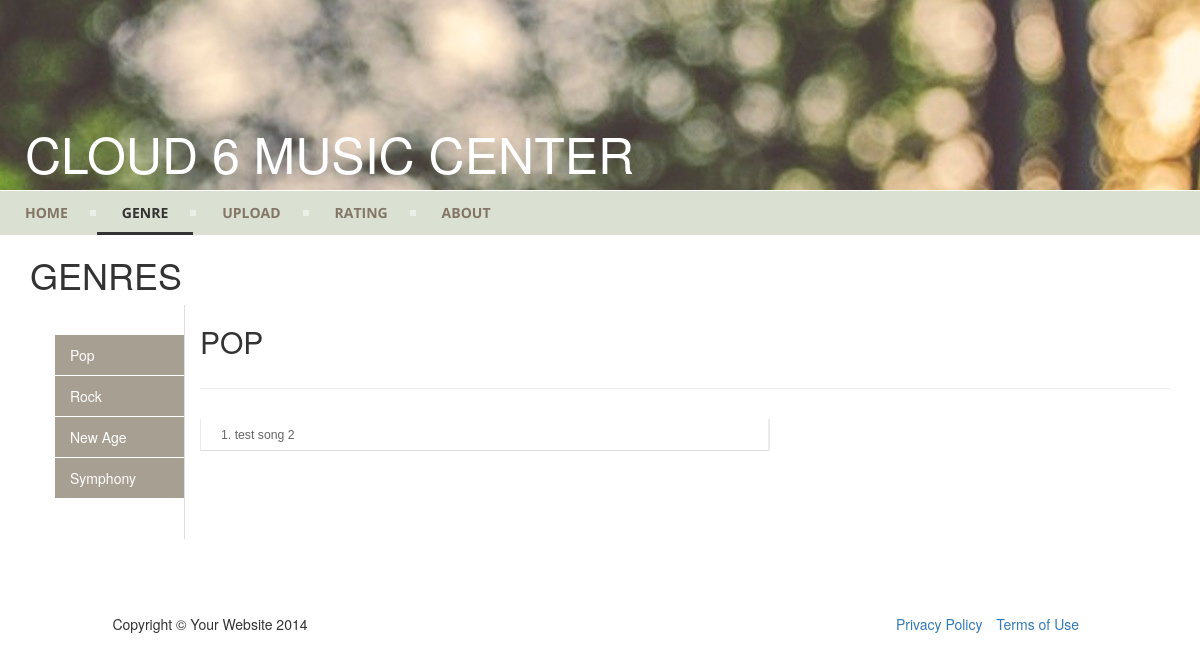
The page /musicbox/genre/1/ on the database its author committed.
### musicbox/models.py (models this page shows, shortened)
class Genre(models.Model):
    genre_name = models.CharField(max_length=50)
    def __unicode__(self):
        return (self.genre_name)

class Song(models.Model):
    title = models.CharField(_('Title'), max_length=100)
    artist = models.CharField(_('Artist'), max_length=100)
    genre = models.ForeignKey(Genre, null=True)
    year = models.CharField(_('Year'), max_length=4, blank=True)
    publisher = models.CharField(_('Publisher'), max_length=100, blank=True)
    rating = models.IntegerField(_('Rating'),default=0)
    overall_rating = models.IntegerField(_('Overall Rating'),default=0)
    total_rating = models.IntegerField(_('Total Rating'), default=0)
    sumitted_count = models.IntegerField(_('Total Rating Submmited'), default=0)
    play_count = models.IntegerField(_('Play count'), default=0)
    added_date = models.DateTimeField(auto_now_add=True)
    file = models.FileField(upload_to='music', null=True)

### musicbox/views.py (the view)
# urls.py: url(r'^genre/(?P<genre_id>\d+)/$', views.songsofgenre, name='songsofgenre'),
def songsofgenre(request, genre_id):
    songsofgenre_list = Song.objects.filter(genre__pk=genre_id)
    genre = Genre.objects.get(pk=genre_id)
    genre_list = Genre.objects.all()
    return render(request, 'musicbox/songsofgenre.html', {
        'songsofgenre_list': songsofgenre_list,
        'genre': genre,
        'genre_list': genre_list
        })

### musicbox/templates/musicbox/songsofgenre.html (shortened to what this page needs)
{% load staticfiles %}
<!DOCTYPE html>
<html lang="en">
<head>
    <link rel="stylesheet" title="rating" href="{% static 'musicbox/scripts/style3.css' %}" />
    <link href="{% static 'musicbox/scripts/agency.css' %}" rel="stylesheet">
    <link href="{% static 'musicbox/scripts/bootstrap.min.css' %}" rel="stylesheet">
</head>
<body>
<div id='sitetitle'>
    <span class='siteheader'>
        <h1>Cloud 6 Music Center</h1>
    </span>
</div>
<div id="header">
    <ul id="menu">
        <li><a href="{% url 'musicbox:home' %}">Home</a></li>
        <li class='active'><a href="{% url 'musicbox:genre' %}">Genre</a></li>
        <li><a href="{% url 'musicbox:upload' %}">Upload</a></li>
        <li><a href="{% url 'musicbox:rating' %}">Rating</a></li>
        <li class='last'><a href="{% url 'musicbox:about' %}">About</a></li>
    </ul>
</div>
<div class="container"><h1>Genres</h1></div>
<div class="gcontainer">
    <div class="col-sm-2">
        <nav class="nav-sidebar">
        {% if genre_list %}
            <ul id="tab1">
            {% for genre in genre_list %}
                <li><a data-toggle="tab" href="{% url 'musicbox:songsofgenre' genre.id %}" >{{ genre }}</a></li>
            {% endfor %}
            </ul>
        {% endif %}
        </nav>
    </div>
</div>
<div class="tab-content">
<div class="tab-pane active text-style" id="tab1">
  <h2>{{ genre }}</h2>
        <div class="container">
        <table id="recommandlist">
            <tbody>
                {% if songsofgenre_list %}
                    {% for music in songsofgenre_list %}
                        <tr>
                            <td>{{ forloop.counter }}. <a href="{% url 'musicbox:songDetails' music.id %}">{{ music.title }}</a></td>
                        </tr>
                    {% endfor %}
                {% else %}
                        <tr><td>There is no any music yet. You can go to UPLOAD and upload your own music. </td></tr>
                {% endif%}
            <hr>
            </tbody>
        </table>
</div>
</div>
    <footer>
        <div class="container">
            <div class="row">
                <div class="col-md-4">
                    <span class="copyright">Copyright &copy; Your Website 2014</span>
                </div>
                <div class="col-md-4">
                    <ul class="list-inline social-buttons">
                    </ul>
                </div>
                <div class="col-md-4">
                    <ul class="list-inline quicklinks">
                        <li><a href="#">Privacy Policy</a>
                        </li>
                        <li><a href="#">Terms of Use</a>
                        </li>
                    </ul>
                </div>
            </div>
        </div>
    </footer>
</body>
</html>

### musicbox/static/musicbox/scripts/style3.css (style rules this page uses)
body { background-color: #f8f6f4; }
#sitetitle { background-image: url(../images/background.jpg); border-bottom: 1px solid #fff; background-color: #ffffff; padding-top: 5px; }
.container div { margin-top: 20px; }
#header { background: #DAE0D2; width: auto; }
.siteheader h1 { font-family: Montserrat,"Helvetica Neue",Helvetica,Arial,sans-serif; color: #fff; padding: 100px 200px 0 25px; font-size: 50px; }
#header ul { list-style: none; margin: 0; padding: 0; line-height: 1; display: block; zoom: 1; }
#header ul:after { content: " "; display: block; font-size: 0; height: 0; clear: both; visibility: hidden; }
#header ul li { display: inline-block; padding: 0; margin: 0; }
#header ul li a { color: #837666; text-decoration: none; display: block; padding: 15px 25px; font-family: 'Open Sans', sans-serif; font-weight: 700; text-transform: uppercase; font-size: 14px; position: relative; -webkit-transition: color .25s; -moz-transition: color .25s; -ms-transition: color .25s; -o-transition: color .25s; transition: color .25s; }
#header ul li a:after { content: ""; display: block; position: absolute; right: -3px; top: 19px; height: 6px; width: 6px; background: #ffffff; opacity: .5; }
#header ul li a:before { content: ""; display: block; position: absolute; left: 0; bottom: 0; height: 3px; width: 0; background: #333333; -webkit-transition: width .25s; -moz-transition: width .25s; -ms-transition: width .25s; -o-transition: width .25s; transition: width .25s; }
#header ul li.last > a:after, #header ul li:last-child > a:after { display: none; }
#header ul li.active a { color: #333333; }
#header ul li.active a:before { width: 100%; }
table { margin: 0.75em 0; width: 100%; border-collapse: collapse; table-layout: fixed; }
table td { padding: 0.643em 20px 0.4286em 20px; color: #666; font-family: proxnov-reg,arial,sans-serif; font-style: normal; font-weight: normal; text-rendering: optimizeLegibility; -webkit-font-smoothing: antialiased; font-size: 0.875em; border-bottom: 1px solid #ddd; white-space: nowrap; text-overflow: ellipsis; overflow: hidden; }
table td a { color: #666; text-decoration: none; }
tr { display: table-row; vertical-align: inherit; border-color: inherit; }
table#recommandlist { border-right: 2px solid #EBEBEB; border-left: 1px solid #EBEBEB; float:left; width:50%; }
.nav-sidebar { width: 100%; padding: 30px 0; border-right: 1px solid #ddd; }
.nav-sidebar a { color: #333; -webkit-transition: all 0.08s linear; -moz-transition: all 0.08s linear; -o-transition: all 0.08s linear; transition: all 0.08s linear; }
.nav-sidebar a { cursor: default; background-color: #a89f93; color: #fff; text-decoration: none; }
h2 { color:#0b56a8; }
ul#tab1 { list-style-type: none; }
#tab1>li>a { display: block; position: relative; padding: 10px 15px; border-bottom: 1px solid #fff; }

### musicbox/static/musicbox/scripts/agency.css (style rules this page uses)
body { overflow-x:hidden;font-family:"Roboto Slab","Helvetica Neue",Helvetica,Arial,sans-serif }
a,a:hover,a:focus,a:active,a.active { outline:0 }
a { color:#aeb3a8 }
h1,h2,h3,h4,h5,h6 { font-family:Montserrat,"Helvetica Neue",Helvetica,Arial,sans-serif;text-transform:uppercase;font-weight:700 }
footer { padding:25px 0;text-align:center }
footer span.copyright { line-height:40px;font-family:Montserrat,"Helvetica Neue",Helvetica,Arial,sans-serif;text-transform:uppercase;text-transform:none }
footer ul.quicklinks { margin-bottom:0;line-height:40px;font-family:Montserrat,"Helvetica Neue",Helvetica,Arial,sans-serif;text-transform:uppercase;text-transform:none }
ul.social-buttons { margin-bottom:0 }
body { webkit-tap-highlight-color:#aeb3a8 }

### rows shown on the page
Genre: genre_name "Pop", genre_name "POP"
Genre: genre_name "Rock"
Genre: genre_name "New Age"
Genre: genre_name "Symphony"
Song: title "test song 2"
